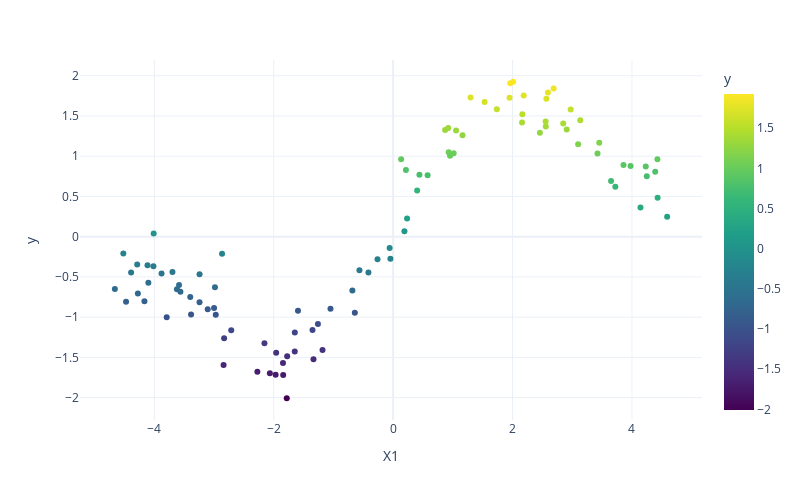
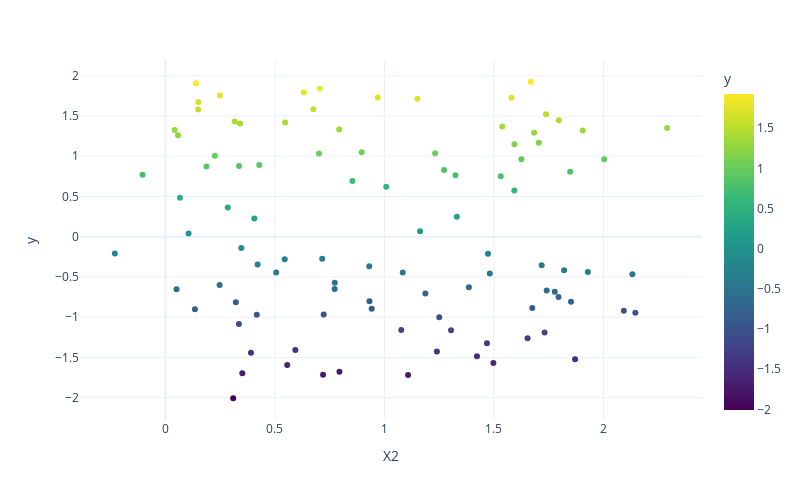
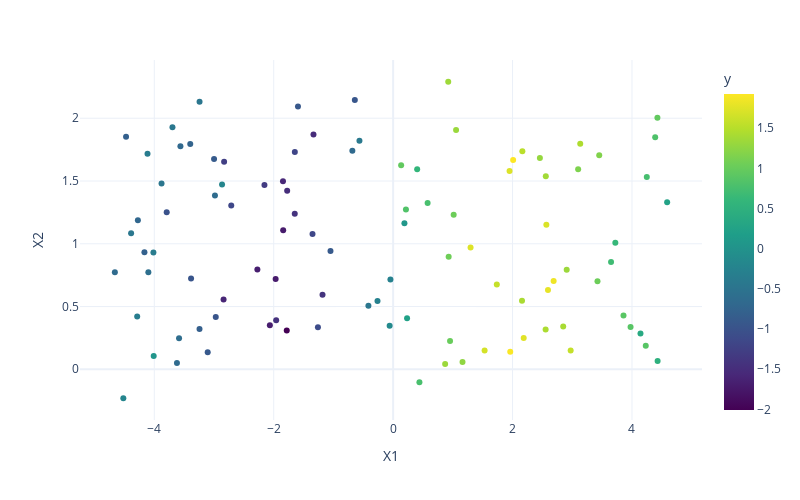

Notebook code cell kept with these figures, in order:
### Code cell
px.scatter(data_frame=train,
           x = "X1",
           y = "y",
           color="y",
           color_continuous_scale="viridis",
           height=500,
           width=800,
           template ="plotly_white").show()

px.scatter(data_frame=train,
           x = "X2",
           y = "y",
           color="y",
           color_continuous_scale="viridis",
           height=500,
           width=800,
           template ="plotly_white").show()

px.scatter(data_frame=train,
           x = "X1",
           y = "X2",
           color = "y",
           color_continuous_scale="viridis",
           height=500,
           width=800,
           template ="plotly_white").show()
